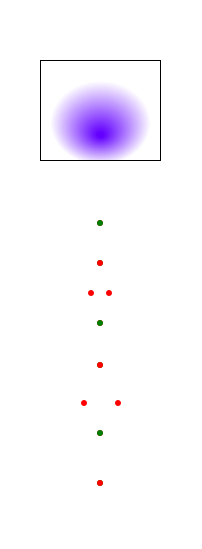
     <widget class="QFrame" name="frame">
      <property name="minimumSize">
       <size>
        <width>200</width>
        <height>0</height>
       </size>
      </property>
      <property name="styleSheet">
       <string notr="true">background-color: rgba(255, 255, 255, 0);</string>
      </property>
      <property name="frameShape">
       <enum>QFrame::StyledPanel</enum>
      </property>
      <property name="frameShadow">
       <enum>QFrame::Raised</enum>
      </property>
      <widget class="QFrame" name="Frame1_Tower">
       <property name="geometry">
        <rect>
         <x>8</x>
         <y>0</y>
         <width>185</width>
         <height>540</height>
        </rect>
       </property>
       <property name="sizePolicy">
        <sizepolicy hsizetype="Fixed" vsizetype="Fixed">
         <horstretch>0</horstretch>
         <verstretch>0</verstretch>
        </sizepolicy>
       </property>
       <property name="minimumSize">
        <size>
         <width>185</width>
         <height>540</height>
        </size>
       </property>
       <property name="maximumSize">
        <size>
         <width>185</width>
         <height>540</height>
        </size>
       </property>
       <property name="styleSheet">
        <string notr="true">QFrame#Frame1_Tower {
	image: url(:/images/Silhouette);
	background-color: rgba(255, 255, 255, 0);
}

QFrame#Frame1_Tower:img {
	background: transparent;
}</string>
       </property>
       <property name="frameShape">
        <enum>QFrame::StyledPanel</enum>
       </property>
       <property name="frameShadow">
        <enum>QFrame::Raised</enum>
       </property>
      </widget>
      <widget class="QFrame" name="Light_UpperDeck">
       <property name="geometry">
        <rect>
         <x>40</x>
         <y>60</y>
         <width>121</width>
         <height>101</height>
        </rect>
       </property>
       <property name="styleSheet">
        <string notr="true">background-color: qradialgradient(spread:pad, cx:0.5, cy:0.6, radius:0.487, fx:0.5, fy:0.75, stop:0.05 rgba(99, 0, 255, 255), stop:0.85 rgba(255, 255, 255, 0));</string>
       </property>
       <property name="frameShape">
        <enum>QFrame::StyledPanel</enum>
       </property>
       <property name="frameShadow">
        <enum>QFrame::Raised</enum>
       </property>
      </widget>
      <widget class="QFrame" name="Light_Static">
       <property name="enabled">
        <bool>true</bool>
       </property>
       <property name="geometry">
        <rect>
         <x>70</x>
         <y>280</y>
         <width>60</width>
         <height>141</height>
        </rect>
       </property>
       <property name="minimumSize">
        <size>
         <width>60</width>
         <height>0</height>
        </size>
       </property>
       <property name="maximumSize">
        <size>
         <width>60</width>
         <height>16777215</height>
        </size>
       </property>
       <property name="frameShape">
        <enum>QFrame::StyledPanel</enum>
       </property>
       <property name="frameShadow">
        <enum>QFrame::Raised</enum>
       </property>
       <widget class="QFrame" name="LS_1">
        <property name="geometry">
         <rect>
          <x>18</x>
          <y>10</y>
          <width>6</width>
          <height>6</height>
         </rect>
        </property>
        <property name="minimumSize">
         <size>
          <width>6</width>
          <height>6</height>
         </size>
        </property>
        <property name="maximumSize">
         <size>
          <width>6</width>
          <height>6</height>
         </size>
        </property>
        <property name="styleSheet">
         <string notr="true">background-color: red;
border-radius: 3px;</string>
        </property>
        <property name="frameShape">
         <enum>QFrame::StyledPanel</enum>
        </property>
        <property name="frameShadow">
         <enum>QFrame::Raised</enum>
        </property>
       </widget>
       <widget class="QFrame" name="LS_2">
        <property name="geometry">
         <rect>
          <x>36</x>
          <y>10</y>
          <width>6</width>
          <height>6</height>
         </rect>
        </property>
        <property name="minimumSize">
         <size>
          <width>6</width>
          <height>6</height>
         </size>
        </property>
        <property name="maximumSize">
         <size>
          <width>6</width>
          <height>6</height>
         </size>
        </property>
        <property name="styleSheet">
         <string notr="true">background-color: red;
border-radius: 3px;</string>
        </property>
        <property name="frameShape">
         <enum>QFrame::StyledPanel</enum>
        </property>
        <property name="frameShadow">
         <enum>QFrame::Raised</enum>
        </property>
       </widget>
       <widget class="QFrame" name="LS_3">
        <property name="geometry">
         <rect>
          <x>11</x>
          <y>120</y>
          <width>6</width>
          <height>6</height>
         </rect>
        </property>
        <property name="minimumSize">
         <size>
          <width>6</width>
          <height>6</height>
         </size>
        </property>
        <property name="maximumSize">
         <size>
          <width>6</width>
          <height>6</height>
         </size>
        </property>
        <property name="styleSheet">
         <string notr="true">background-color: red;
border-radius: 3px;</string>
        </property>
        <property name="frameShape">
         <enum>QFrame::StyledPanel</enum>
        </property>
        <property name="frameShadow">
         <enum>QFrame::Raised</enum>
        </property>
       </widget>
       <widget class="QFrame" name="LS_4">
        <property name="geometry">
         <rect>
          <x>45</x>
          <y>120</y>
          <width>6</width>
          <height>6</height>
         </rect>
        </property>
        <property name="minimumSize">
         <size>
          <width>6</width>
          <height>6</height>
         </size>
        </property>
        <property name="maximumSize">
         <size>
          <width>6</width>
          <height>6</height>
         </size>
        </property>
        <property name="styleSheet">
         <string notr="true">background-color: red;
border-radius: 3px;</string>
        </property>
        <property name="frameShape">
         <enum>QFrame::StyledPanel</enum>
        </property>
        <property name="frameShadow">
         <enum>QFrame::Raised</enum>
        </property>
       </widget>
      </widget>
      <widget class="QFrame" name="Light_Clock">
       <property name="geometry">
        <rect>
         <x>95</x>
         <y>200</y>
         <width>10</width>
         <height>321</height>
        </rect>
       </property>
       <property name="sizePolicy">
        <sizepolicy hsizetype="Fixed" vsizetype="Preferred">
         <horstretch>0</horstretch>
         <verstretch>0</verstretch>
        </sizepolicy>
       </property>
       <property name="minimumSize">
        <size>
         <width>10</width>
         <height>0</height>
        </size>
       </property>
       <property name="maximumSize">
        <size>
         <width>10</width>
         <height>16777215</height>
        </size>
       </property>
       <property name="frameShape">
        <enum>QFrame::StyledPanel</enum>
       </property>
       <property name="frameShadow">
        <enum>QFrame::Raised</enum>
       </property>
       <widget class="QFrame" name="LC_1">
        <property name="geometry">
         <rect>
          <x>2</x>
          <y>20</y>
          <width>6</width>
          <height>6</height>
         </rect>
        </property>
        <property name="minimumSize">
         <size>
          <width>6</width>
          <height>6</height>
         </size>
        </property>
        <property name="maximumSize">
         <size>
          <width>6</width>
          <height>6</height>
         </size>
        </property>
        <property name="styleSheet">
         <string notr="true">background-color: white;
border-radius: 3px;</string>
        </property>
        <property name="frameShape">
         <enum>QFrame::StyledPanel</enum>
        </property>
        <property name="frameShadow">
         <enum>QFrame::Raised</enum>
        </property>
       </widget>
       <widget class="QFrame" name="LC_2">
        <property name="geometry">
         <rect>
          <x>2</x>
          <y>60</y>
          <width>6</width>
          <height>6</height>
         </rect>
        </property>
        <property name="minimumSize">
         <size>
          <width>6</width>
          <height>6</height>
         </size>
        </property>
        <property name="maximumSize">
         <size>
          <width>6</width>
          <height>6</height>
         </size>
        </property>
        <property name="styleSheet">
         <string notr="true">background-color: white;
border-radius: 3px;</string>
        </property>
        <property name="frameShape">
         <enum>QFrame::StyledPanel</enum>
        </property>
        <property name="frameShadow">
         <enum>QFrame::Raised</enum>
        </property>
       </widget>
       <widget class="QFrame" name="LC_3">
        <property name="geometry">
         <rect>
          <x>2</x>
          <y>120</y>
          <width>6</width>
          <height>6</height>
         </rect>
        </property>
        <property name="minimumSize">
         <size>
          <width>6</width>
          <height>6</height>
         </size>
        </property>
        <property name="maximumSize">
         <size>
          <width>6</width>
          <height>6</height>
         </size>
        </property>
        <property name="styleSheet">
         <string notr="true">background-color: white;
border-radius: 3px;</string>
        </property>
        <property name="frameShape">
         <enum>QFrame::StyledPanel</enum>
        </property>
        <property name="frameShadow">
         <enum>QFrame::Raised</enum>
        </property>
       </widget>
       <widget class="QFrame" name="LC_4">
        <property name="geometry">
         <rect>
          <x>2</x>
          <y>162</y>
          <width>6</width>
          <height>6</height>
         </rect>
        </property>
        <property name="minimumSize">
         <size>
          <width>6</width>
          <height>6</height>
         </size>
        </property>
        <property name="maximumSize">
         <size>
          <width>6</width>
          <height>6</height>
         </size>
        </property>
        <property name="styleSheet">
         <string notr="true">background-color: white;
border-radius: 3px;</string>
        </property>
        <property name="frameShape">
         <enum>QFrame::StyledPanel</enum>
        </property>
        <property name="frameShadow">
         <enum>QFrame::Raised</enum>
        </property>
       </widget>
       <widget class="QFrame" name="LC_5">
        <property name="geometry">
         <rect>
          <x>2</x>
          <y>230</y>
          <width>6</width>
          <height>6</height>
         </rect>
        </property>
        <property name="minimumSize">
         <size>
          <width>6</width>
          <height>6</height>
         </size>
        </property>
        <property name="maximumSize">
         <size>
          <width>6</width>
          <height>6</height>
         </size>
        </property>
        <property name="styleSheet">
         <string notr="true">background-color: white;
border-radius: 3px;</string>
        </property>
        <property name="frameShape">
         <enum>QFrame::StyledPanel</enum>
        </property>
        <property name="frameShadow">
         <enum>QFrame::Raised</enum>
        </property>
       </widget>
       <widget class="QFrame" name="LC_6">
        <property name="geometry">
         <rect>
          <x>2</x>
          <y>280</y>
          <width>6</width>
          <height>6</height>
         </rect>
        </property>
        <property name="minimumSize">
         <size>
          <width>6</width>
          <height>6</height>
         </size>
        </property>
        <property name="maximumSize">
         <size>
          <width>6</width>
          <height>6</height>
         </size>
        </property>
        <property name="styleSheet">
         <string notr="true">background-color: white;
border-radius: 3px;</string>
        </property>
        <property name="frameShape">
         <enum>QFrame::StyledPanel</enum>
        </property>
        <property name="frameShadow">
         <enum>QFrame::Raised</enum>
        </property>
       </widget>
      </widget>
      <widget class="QFrame" name="Light_Sync_1">
       <property name="geometry">
        <rect>
         <x>95</x>
         <y>200</y>
         <width>10</width>
         <height>321</height>
        </rect>
       </property>
       <property name="sizePolicy">
        <sizepolicy hsizetype="Fixed" vsizetype="Preferred">
         <horstretch>0</horstretch>
         <verstretch>0</verstretch>
        </sizepolicy>
       </property>
       <property name="minimumSize">
        <size>
         <width>10</width>
         <height>0</height>
        </size>
       </property>
       <property name="maximumSize">
        <size>
         <width>10</width>
         <height>16777215</height>
        </size>
       </property>
       <property name="frameShape">
        <enum>QFrame::StyledPanel</enum>
       </property>
       <property name="frameShadow">
        <enum>QFrame::Raised</enum>
       </property>
       <widget class="QFrame" name="LC_7">
        <property name="geometry">
         <rect>
          <x>2</x>
          <y>20</y>
          <width>6</width>
          <height>6</height>
         </rect>
        </property>
        <property name="minimumSize">
         <size>
          <width>6</width>
          <height>6</height>
         </size>
        </property>
        <property name="maximumSize">
         <size>
          <width>6</width>
          <height>6</height>
         </size>
        </property>
        <property name="styleSheet">
         <string notr="true">background-color: red;
border-radius: 3px;</string>
        </property>
        <property name="frameShape">
         <enum>QFrame::StyledPanel</enum>
        </property>
        <property name="frameShadow">
         <enum>QFrame::Raised</enum>
        </property>
       </widget>
       <widget class="QFrame" name="LC_8">
        <property name="geometry">
         <rect>
          <x>2</x>
          <y>60</y>
          <width>6</width>
          <height>6</height>
         </rect>
        </property>
        <property name="minimumSize">
         <size>
          <width>6</width>
          <height>6</height>
         </size>
        </property>
        <property name="maximumSize">
         <size>
          <width>6</width>
          <height>6</height>
         </size>
        </property>
        <property name="styleSheet">
         <string notr="true">background-color: green;
border-radius: 3px;</string>
        </property>
        <property name="frameShape">
         <enum>QFrame::StyledPanel</enum>
        </property>
        <property name="frameShadow">
         <enum>QFrame::Raised</enum>
        </property>
       </widget>
       <widget class="QFrame" name="LC_9">
        <property name="geometry">
         <rect>
          <x>2</x>
          <y>120</y>
          <width>6</width>
          <height>6</height>
         </rect>
        </property>
        <property name="minimumSize">
         <size>
          <width>6</width>
          <height>6</height>
         </size>
        </property>
        <property name="maximumSize">
         <size>
          <width>6</width>
          <height>6</height>
         </size>
        </property>
        <property name="styleSheet">
         <string notr="true">background-color: red;
border-radius: 3px;</string>
        </property>
        <property name="frameShape">
         <enum>QFrame::StyledPanel</enum>
        </property>
        <property name="frameShadow">
         <enum>QFrame::Raised</enum>
        </property>
       </widget>
       <widget class="QFrame" name="LC_10">
        <property name="geometry">
         <rect>
          <x>2</x>
          <y>162</y>
          <width>6</width>
          <height>6</height>
         </rect>
        </property>
        <property name="minimumSize">
         <size>
          <width>6</width>
          <height>6</height>
         </size>
        </property>
        <property name="maximumSize">
         <size>
          <width>6</width>
          <height>6</height>
         </size>
        </property>
        <property name="styleSheet">
         <string notr="true">background-color: green;
border-radius: 3px;</string>
        </property>
        <property name="frameShape">
         <enum>QFrame::StyledPanel</enum>
        </property>
        <property name="frameShadow">
         <enum>QFrame::Raised</enum>
        </property>
       </widget>
       <widget class="QFrame" name="LC_11">
        <property name="geometry">
         <rect>
          <x>2</x>
          <y>230</y>
          <width>6</width>
          <height>6</height>
         </rect>
        </property>
        <property name="minimumSize">
         <size>
          <width>6</width>
          <height>6</height>
         </size>
        </property>
        <property name="maximumSize">
         <size>
          <width>6</width>
          <height>6</height>
         </size>
        </property>
        <property name="styleSheet">
         <string notr="true">background-color: red;
border-radius: 3px;</string>
        </property>
        <property name="frameShape">
         <enum>QFrame::StyledPanel</enum>
        </property>
        <property name="frameShadow">
         <enum>QFrame::Raised</enum>
        </property>
       </widget>
       <widget class="QFrame" name="LC_12">
        <property name="geometry">
         <rect>
          <x>2</x>
          <y>280</y>
          <width>6</width>
          <height>6</height>
         </rect>
        </property>
        <property name="minimumSize">
         <size>
          <width>6</width>
          <height>6</height>
         </size>
        </property>
        <property name="maximumSize">
         <size>
          <width>6</width>
          <height>6</height>
         </size>
        </property>
        <property name="styleSheet">
         <string notr="true">background-color: green;
border-radius: 3px;</string>
        </property>
        <property name="frameShape">
         <enum>QFrame::StyledPanel</enum>
        </property>
        <property name="frameShadow">
         <enum>QFrame::Raised</enum>
        </property>
       </widget>
      </widget>
      <widget class="QFrame" name="Light_Sync_2">
       <property name="geometry">
        <rect>
         <x>95</x>
         <y>200</y>
         <width>10</width>
         <height>321</height>
        </rect>
       </property>
       <property name="sizePolicy">
        <sizepolicy hsizetype="Fixed" vsizetype="Preferred">
         <horstretch>0</horstretch>
         <verstretch>0</verstretch>
        </sizepolicy>
       </property>
       <property name="minimumSize">
        <size>
         <width>10</width>
         <height>0</height>
        </size>
       </property>
       <property name="maximumSize">
        <size>
         <width>10</width>
         <height>16777215</height>
        </size>
       </property>
       <property name="frameShape">
        <enum>QFrame::StyledPanel</enum>
       </property>
       <property name="frameShadow">
        <enum>QFrame::Raised</enum>
       </property>
       <widget class="QFrame" name="LC_13">
        <property name="geometry">
         <rect>
          <x>2</x>
          <y>20</y>
          <width>6</width>
          <height>6</height>
         </rect>
        </property>
        <property name="minimumSize">
         <size>
          <width>6</width>
          <height>6</height>
         </size>
        </property>
        <property name="maximumSize">
         <size>
          <width>6</width>
          <height>6</height>
         </size>
        </property>
        <property name="styleSheet">
         <string notr="true">background-color: green;
border-radius: 3px;</string>
        </property>
        <property name="frameShape">
         <enum>QFrame::StyledPanel</enum>
        </property>
        <property name="frameShadow">
         <enum>QFrame::Raised</enum>
        </property>
       </widget>
       <widget class="QFrame" name="LC_14">
        <property name="geometry">
         <rect>
          <x>2</x>
          <y>60</y>
          <width>6</width>
          <height>6</height>
         </rect>
        </property>
        <property name="minimumSize">
         <size>
          <width>6</width>
          <height>6</height>
         </size>
        </property>
        <property name="maximumSize">
         <size>
          <width>6</width>
          <height>6</height>
         </size>
        </property>
        <property name="styleSheet">
         <string notr="true">background-color: red;
border-radius: 3px;</string>
        </property>
        <property name="frameShape">
         <enum>QFrame::StyledPanel</enum>
        </property>
        <property name="frameShadow">
         <enum>QFrame::Raised</enum>
        </property>
       </widget>
       <widget class="QFrame" name="LC_15">
        <property name="geometry">
         <rect>
          <x>2</x>
          <y>120</y>
          <width>6</width>
          <height>6</height>
         </rect>
        </property>
        <property name="minimumSize">
         <size>
          <width>6</width>
          <height>6</height>
         </size>
        </property>
        <property name="maximumSize">
         <size>
          <width>6</width>
          <height>6</height>
         </size>
        </property>
        <property name="styleSheet">
         <string notr="true">background-color: green;
border-radius: 3px;</string>
        </property>
        <property name="frameShape">
         <enum>QFrame::StyledPanel</enum>
        </property>
        <property name="frameShadow">
         <enum>QFrame::Raised</enum>
        </property>
       </widget>
       <widget class="QFrame" name="LC_16">
        <property name="geometry">
         <rect>
          <x>2</x>
          <y>162</y>
          <width>6</width>
          <height>6</height>
         </rect>
        </property>
        <property name="minimumSize">
         <size>
          <width>6</width>
          <height>6</height>
         </size>
        </property>
        <property name="maximumSize">
         <size>
          <width>6</width>
          <height>6</height>
         </size>
        </property>
        <property name="styleSheet">
         <string notr="true">background-color: red;
border-radius: 3px;</string>
        </property>
        <property name="frameShape">
         <enum>QFrame::StyledPanel</enum>
        </property>
        <property name="frameShadow">
         <enum>QFrame::Raised</enum>
        </property>
       </widget>
       <widget class="QFrame" name="LC_17">
        <property name="geometry">
         <rect>
          <x>2</x>
          <y>230</y>
          <width>6</width>
          <height>6</height>
         </rect>
        </property>
        <property name="minimumSize">
         <size>
          <width>6</width>
          <height>6</height>
         </size>
        </property>
        <property name="maximumSize">
         <size>
          <width>6</width>
          <height>6</height>
         </size>
        </property>
        <property name="styleSheet">
         <string notr="true">background-color: green;
border-radius: 3px;</string>
        </property>
        <property name="frameShape">
         <enum>QFrame::StyledPanel</enum>
        </property>
        <property name="frameShadow">
         <enum>QFrame::Raised</enum>
        </property>
       </widget>
       <widget class="QFrame" name="LC_18">
        <property name="geometry">
         <rect>
          <x>2</x>
          <y>280</y>
          <width>6</width>
          <height>6</height>
         </rect>
        </property>
        <property name="minimumSize">
         <size>
          <width>6</width>
          <height>6</height>
         </size>
        </property>
        <property name="maximumSize">
         <size>
          <width>6</width>
          <height>6</height>
         </size>
        </property>
        <property name="styleSheet">
         <string notr="true">background-color: red;
border-radius: 3px;</string>
        </property>
        <property name="frameShape">
         <enum>QFrame::StyledPanel</enum>
        </property>
        <property name="frameShadow">
         <enum>QFrame::Raised</enum>
        </property>
       </widget>
      </widget>
      <zorder>Light_UpperDeck</zorder>
      <zorder>Frame1_Tower</zorder>
      <zorder>Light_Static</zorder>
      <zorder>Light_Clock</zorder>
      <zorder>Light_Sync_1</zorder>
      <zorder>Light_Sync_2</zorder>
     </widget>
